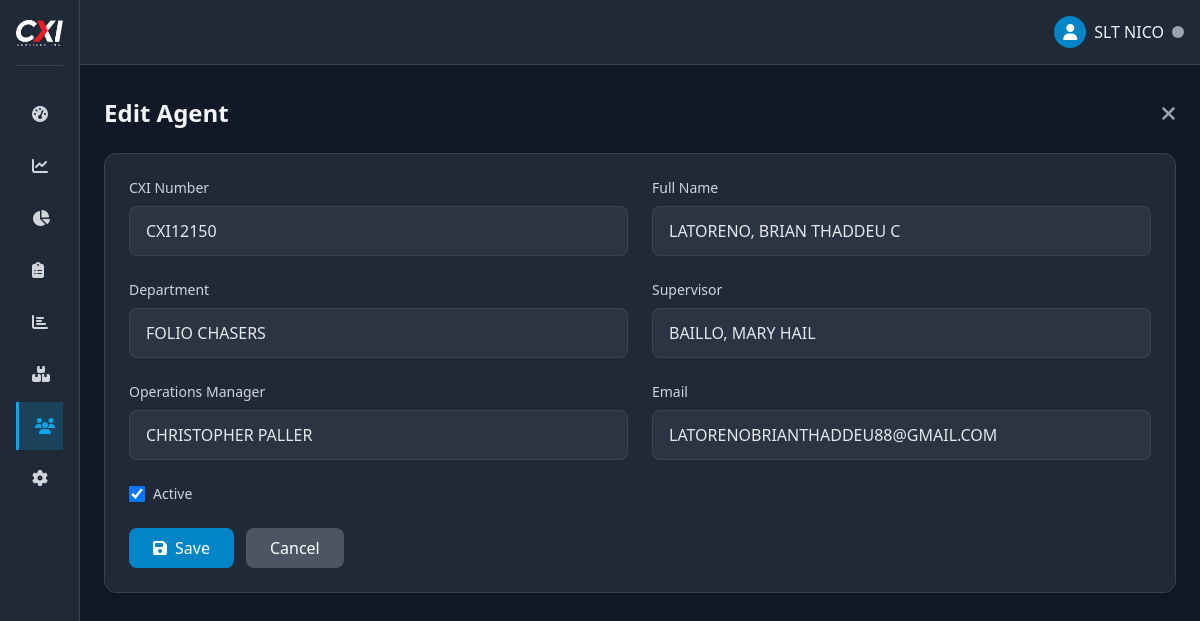
The page /admin/employee.php?id=4833 (signed in) on the database its author committed.
### tables this page shows
CREATE TABLE `employees` (
  `id` int(11) NOT NULL,
  `employee_id` varchar(50) NOT NULL,
  `full_name` varchar(100) NOT NULL,
  `department` varchar(50) NOT NULL,
  `supervisor` varchar(100) NOT NULL,
  `operation_manager` varchar(100) NOT NULL,
  `email` varchar(100) DEFAULT NULL,
  `created_at` datetime NOT NULL DEFAULT current_timestamp(),
  `updated_at` datetime NOT NULL DEFAULT current_timestamp() ON UPDATE current_timestamp(),
  `is_active` tinyint(1) DEFAULT 1
);

### admin/employee.php (the view, shortened to what this page needs)
<?php
require_once '../includes/functions.php';
$action = isset($_GET['action']) ? $_GET['action'] : '';
$employeeId = isset($_GET['id']) ? (int)$_GET['id'] : 0;
$employee = null;
if ($employeeId > 0) {
    try {
        $stmt = $pdo->prepare("SELECT * FROM employees WHERE id = ?");
        $stmt->execute([$employeeId]);
        $employee = $stmt->fetch();
    } catch (PDOException $e) {
        $_SESSION['error'] = "Error fetching employee data: " . $e->getMessage();
        redirect('employees.php');
    }
} elseif ($action !== 'create') {
    redirect('employees.php');
}
require_once '../components/layout.php';
?>
<div class="pt-2 min-h-screen">
    <main class="p-6">
        <div class="flex justify-between items-center mb-6">
            <h1 class="text-2xl font-bold"><?= $employeeId ? 'Edit Agent' : 'Add New Agent' ?></h1>
            <a href="employees.php" class="text-gray-400 hover:text-white">
                <i class="fas fa-times fa-lg"></i>
            </a>
        </div>
        <div class="bg-gray-800 rounded-xl border border-gray-700 p-6 shadow">
            <form method="POST">
                <div class="grid grid-cols-1 md:grid-cols-2 gap-6">
                    <div>
                        <label for="employee_id" class="block text-sm font-medium text-gray-300 mb-2">CXI Number</label>
                        <input type="text" id="cxi_id" name="cxi_id"
                               class="w-full px-4 py-3 bg-gray-700/50 border border-gray-600/50 rounded-lg text-gray-200"
                               value="<?= $employee ? htmlspecialchars($employee['employee_id']) : '' ?>" required>
                    </div>
                    <div>
                        <label for="full_name" class="block text-sm font-medium text-gray-300 mb-2">Full Name</label>
                        <input type="text" id="full_name" name="full_name" style="text-transform: uppercase;"
                               class="w-full px-4 py-3 bg-gray-700/50 border border-gray-600/50 rounded-lg text-gray-200"
                               value="<?= $employee ? htmlspecialchars($employee['full_name']) : '' ?>" required>
                    </div>
                    <div>
                        <label for="department" class="block text-sm font-medium text-gray-300 mb-2">Department</label>
                        <input type="text" id="department" name="department" style="text-transform: uppercase;"
                               class="w-full px-4 py-3 bg-gray-700/50 border border-gray-600/50 rounded-lg text-gray-200"
                               value="<?= $employee ? htmlspecialchars($employee['department']) : '' ?>" required>
                    </div>
                    <div>
                        <label for="supervisor" class="block text-sm font-medium text-gray-300 mb-2">Supervisor</label>
                        <input type="text" id="supervisor" name="supervisor" style="text-transform: uppercase;"
                               class="w-full px-4 py-3 bg-gray-700/50 border border-gray-600/50 rounded-lg text-gray-200"
                               value="<?= $employee ? htmlspecialchars($employee['supervisor']) : '' ?>" required>
                    </div>
                    <div>
                        <label for="operation_manager" class="block text-sm font-medium text-gray-300 mb-2">Operations Manager</label>
                        <input type="text" id="operation_manager" name="operation_manager" style="text-transform: uppercase;"
                               class="w-full px-4 py-3 bg-gray-700/50 border border-gray-600/50 rounded-lg text-gray-200"
                               value="<?= $employee ? htmlspecialchars($employee['operation_manager']) : '' ?>" required>
                    </div>
                    <div>
                        <label for="email" class="block text-sm font-medium text-gray-300 mb-2">Email</label>
                        <input type="email" id="email" name="email"
                               class="w-full px-4 py-3 bg-gray-700/50 border border-gray-600/50 rounded-lg text-gray-200"
                               value="<?= $employee ? htmlspecialchars($employee['email']) : '' ?>">
                    </div>
                    <div class="flex items-center">
                        <input type="checkbox" id="is_active" name="is_active"
                               class="w-4 h-4 text-primary-600 bg-gray-700 border-gray-600 rounded focus:ring-primary-500 focus:ring-2"
                               <?= ($employee && $employee['is_active']) || !$employee ? 'checked' : '' ?>>
                        <label for="is_active" class="ml-2 text-sm font-medium text-gray-300">Active</label>
                    </div>
                </div>
                <div class="flex space-x-3 pt-6">
                    <button type="submit" class="bg-primary-600 hover:bg-primary-700 text-white px-6 py-2 rounded-lg flex items-center">
                        <i class="fas fa-save mr-2"></i> Save
                    </button>
                    <a href="employees.php" class="bg-gray-600 hover:bg-gray-700 text-white px-6 py-2 rounded-lg flex items-center">
                        Cancel
                    </a>
                </div>
            </form>
        </div>
    </main>
</div>

### rows shown on the page
employees: cxi_id "CXI12150", full_name "LATORENO, BRIAN THADDEU C", department "FOLIO CHASERS", supervisor "BAILLO, MARY HAIL", operation_manager "Christopher Paller", email "LATORENOBRIANTHADDEU88@GMAIL.COM", is_active "☑"

### other values the page prints
$_SESSION['nickname'] "SLT NICO"
